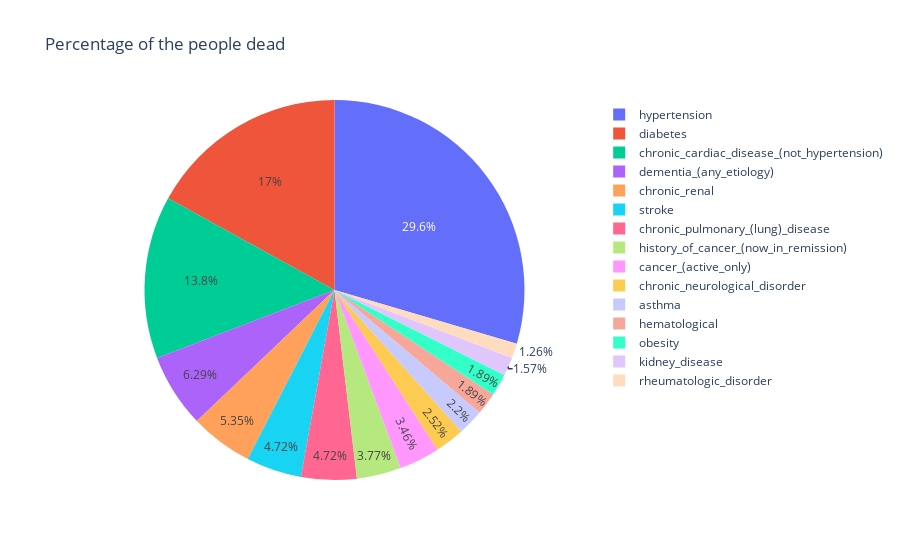
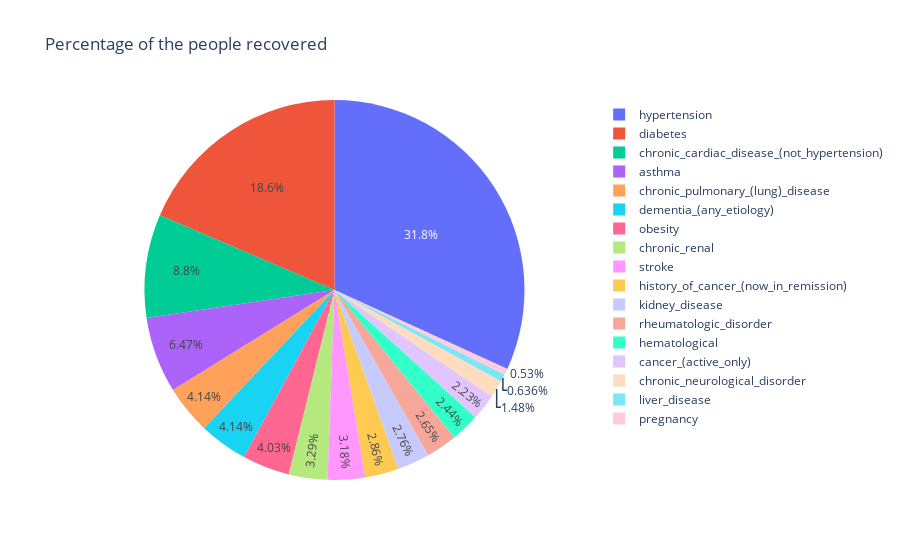

Here is the notebook cell these charts were saved with, in order:
### Code cell
def comorb_disease(df, target_label,dead_flag):
  '''
    Parameters
    ----------
    df : DataFrAME
        copy of the dataset.
    target_label : Series 
       target ourput
    dead_flag : flag, boolean
       if flag =='Yes': only died people
          flag == 'No': recovered people

    Returns updated dataset

  '''

  # Using hashmap for a efficient data structure, each raw of this hashmap is the list of all patients that have this disease
  comorb_hashmap_list_user = {} 
  comorb_hashmap_count_each = {}
  
  for counter, disiease_list in enumerate(df['comorbidities'].apply(eval)): 
    # If it is not a missing value and the person is dead/ recovered upon to the function
      if disiease_list and  target_label[counter] == dead_flag:
        # Unique is used since the user may wrongly put the same disease twice for one patient
          for disiease in np.unique(disiease_list): 
            if disiease != 'Other':
              # Preporcess the text data
              disiease = simple_preprocess_text(disiease)
              # Adding each patient disease to the hashmap  
              if disiease not in comorb_hashmap_list_user:

                comorb_hashmap_list_user[disiease] = []
                comorb_hashmap_list_user[disiease].append(counter)
                comorb_hashmap_count_each[disiease] = 1

              else:

                comorb_hashmap_list_user[disiease].append(counter)
                comorb_hashmap_count_each[disiease] += 1

  # sort the hashmap by its value for the chart 
  return dict(sorted(comorb_hashmap_count_each.items(), key=lambda item: item[1])), comorb_hashmap_list_user

           
# We can do both processes in the above function and just call the function once; however, this format is more readable for others to understand.          
disease_dead_dict_count, disease_dead_dict_user_list = comorb_disease(dataset, dataset['did_the_patient_die_in_hospital'],'Yes')
plot_pie_chart(pd.DataFrame(disease_dead_dict_count.items(),
                            columns=['Disease', ' dead']),'Disease' ,' dead')

disease_recovered_dict_count, disease_recovered_dict_user_list = comorb_disease(dataset, dataset['did_the_patient_die_in_hospital'],'No')
plot_pie_chart(pd.DataFrame(disease_recovered_dict_count.items(),
                            columns=['Disease', ' recovered']), 'Disease' ,' recovered')

### Figure 1 — Plotly figure (JSON) as saved in the notebook; plotly's stock layout.template omitted (floating-point values rounded to 4 significant figures)
{"data": [{"domain": {"x": [0, 1], "y": [0, 1]}, "hovertemplate": "Disease=%{label}<br> dead=%{value}<extra></extra>", "labels": ["rheumatologic_disorder", "kidney_disease", "hematological", "obesity", "asthma", "chronic_neurological_disorder", "cancer_(active_only)", "history_of_cancer_(now_in_remission)", "stroke", "chronic_pulmonary_(lung)_disease", "chronic_renal", "dementia_(any_etiology)", "chronic_cardiac_disease_(not_hypertension)", "diabetes", "hypertension"], "legendgroup": "", "name": "", "showlegend": true, "type": "pie", "values": [4, 5, 6, 6, 7, 8, 11, 12, 15, 15, 17, 20, 44, 54, 94]}], "layout": {"legend": {"tracegroupgap": 0}, "title": {"text": "Percentage of the people dead"}}}

### Figure 2 — Plotly figure (JSON) as saved in the notebook; plotly's stock layout.template omitted (floating-point values rounded to 4 significant figures)
{"data": [{"domain": {"x": [0, 1], "y": [0, 1]}, "hovertemplate": "Disease=%{label}<br> recovered=%{value}<extra></extra>", "labels": ["pregnancy", "liver_disease", "chronic_neurological_disorder", "cancer_(active_only)", "hematological", "rheumatologic_disorder", "kidney_disease", "history_of_cancer_(now_in_remission)", "stroke", "chronic_renal", "obesity", "chronic_pulmonary_(lung)_disease", "dementia_(any_etiology)", "asthma", "chronic_cardiac_disease_(not_hypertension)", "diabetes", "hypertension"], "legendgroup": "", "name": "", "showlegend": true, "type": "pie", "values": [5, 6, 14, 21, 23, 25, 26, 27, 30, 31, 38, 39, 39, 61, 83, 175, 300]}], "layout": {"legend": {"tracegroupgap": 0}, "title": {"text": "Percentage of the people recovered"}}}
